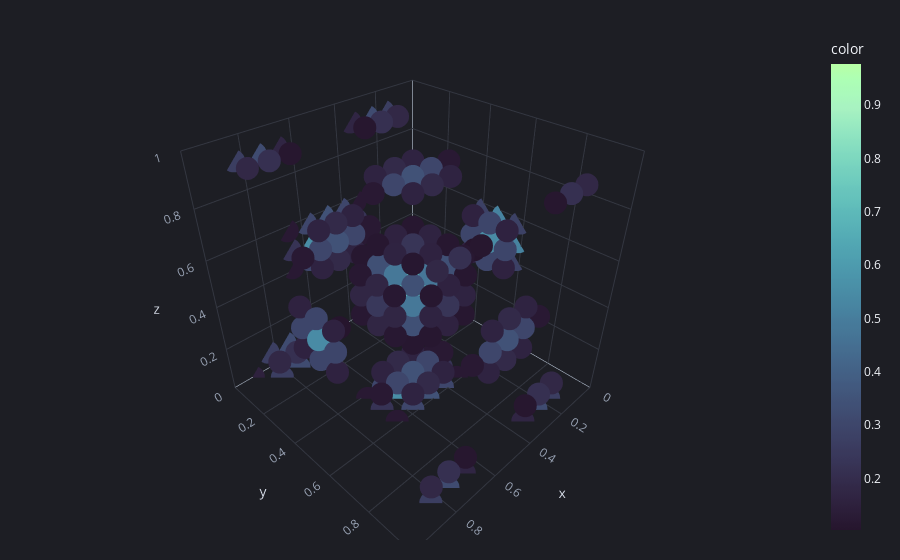

Notebook source saved alongside this figure:
### Code cell
from einops import einsum
yhat = einsum(coefs, cheby, 'n1 n2 n3, n1 n2 n3 npt -> npt')
plot(yhat)

### Figure 1 — Plotly figure (JSON) as saved in the notebook; plotly's stock layout.template omitted (floating-point values rounded to 4 significant figures; data arrays with more than 128 entries replaced by an {"elided": "..."} marker saying what was removed)
{"data": [{"hovertemplate": "x=%{x}<br>y=%{y}<br>z=%{z}<br>color=%{marker.color}<extra></extra>", "legendgroup": "", "marker": {"color": {"elided": "240 float values"}, "coloraxis": "coloraxis", "opacity": 1, "symbol": "circle"}, "mode": "markers", "name": "", "scene": "scene", "showlegend": false, "type": "scatter3d", "x": {"elided": "240 float values"}, "y": {"elided": "240 float values"}, "z": {"elided": "240 float values"}}], "layout": {"coloraxis": {"colorbar": {"title": {"text": "color"}}, "colorscale": {"elided": "256x2 mixed values"}}, "legend": {"tracegroupgap": 0}, "scene": {"domain": {"x": [0, 1], "y": [0, 1]}, "xaxis": {"range": [0, 1], "title": {"text": "x"}}, "yaxis": {"range": [0, 1], "title": {"text": "y"}}, "zaxis": {"range": [0, 1], "title": {"text": "z"}}}}}
